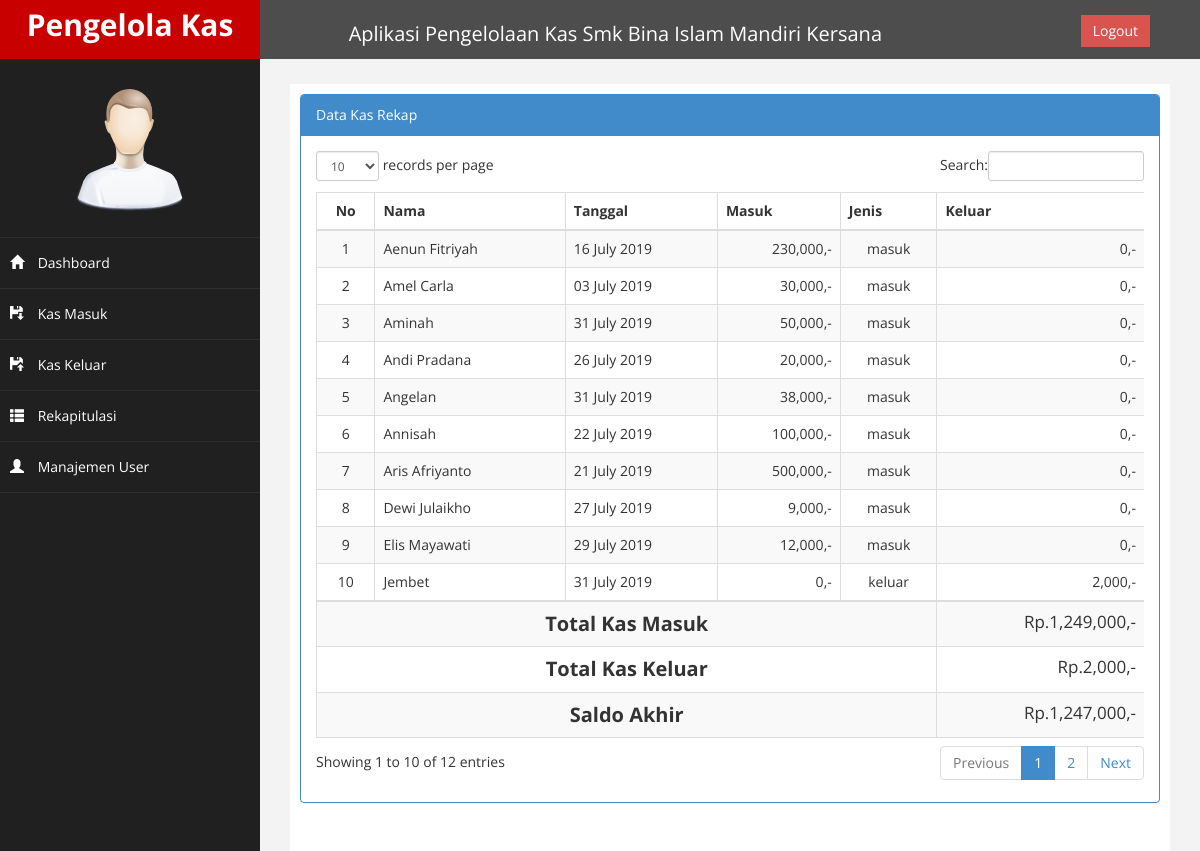
The app's page /page/index.php?page=rekap with its own data.
### tables this page shows
CREATE TABLE `kas` (
  `kode` int(11) NOT NULL,
  `keterangan` varchar(300) NOT NULL,
  `tgl` date NOT NULL,
  `jumlah` int(10) NOT NULL,
  `jenis` varchar(20) NOT NULL,
  `keluar` int(20) NOT NULL
);

### page/rekap/rekap.php (the view)
<div class="row">
                <div class="col-md-12">
                    <div class="panel panel-primary">
                        <div class="panel-heading">
                             Data Kas Rekap
                        </div>
                        <div class="panel-body">
                            <div class="table-responsive">
                                <table class="table table-striped table-bordered table-hover" id="dataTables-example">
                                    <thead>
                                        <tr>
                                            <th style="text-align: center;">No</th>
                                            <th>Nama</th>
                                            <th>Tanggal</th>
                                            <th>Masuk</th>
                                            <th>Jenis</th>
                                            <th>Keluar</th>
                                        </tr>
                                    </thead>
                                    <tbody>
                                        <?php
                                            $no=1;
                                            $sql = mysqli_query($conn, "SELECT * FROM kas ORDER BY keterangan ASC");
                                            while ($data = $sql->fetch_assoc()) {
                                                ?>
                                            <tr>
                                            <td align='center'><?php echo $no++; ?></td>
                                            <td><?php echo $data['keterangan']; ?></td>
                                            <td><?php echo date('d F Y', strtotime($data['tgl'])); ?></td>
                                            <td align='right'><?php echo number_format($data['jumlah']).",-"?></td>
                                            <td align='center'><?php echo $data['jenis']; ?></td>
                                            <td align='right'><?php echo number_format($data['keluar']).",-"?></td>
                                            </tr>
                                        <?php
                                             $total = $total+$data['jumlah'];
                                             $total_keluar = $total_keluar+$data['keluar'];
                                             $saldo = $total-$total_keluar;
                                            }
                                        ?>
                                    </tbody>
                                    <tr>
                                        <th colspan="5" style="text-align: center; font-size: 20px;">Total Kas Masuk</th>
                                        <td align="right" style="font-size: 17px;"><?php echo "Rp." .number_format($total).",-"; ?></td>
                                    </tr>
                                    <tr>
                                        <th colspan="5" style="text-align: center; font-size: 20px;">Total Kas Keluar</th>
                                        <td align="right" style="font-size: 17px;"><?php echo "Rp." .number_format($total_keluar).",-"; ?></td>
                                    </tr>
                                    <tr>
                                        <th colspan="5" style="text-align: center; font-size: 20px;">Saldo Akhir</th>
                                        <td align="right" style="font-size: 17px;"><?php echo "Rp." .number_format($saldo).",-"; ?></td>
                                    </tr>
                                </table>
                            </div>
                        </div>
                    </div>
                </div>

### assets/css/custom.css (style rules this page uses)
body { font-family: 'Open Sans', sans-serif; }

### records on screen
kas: keterangan "Aenun Fitriyah", tgl "16 July 2019", jumlah "230,000", jenis "masuk", keluar "0"
kas: keterangan "Amel Carla", tgl "03 July 2019", jumlah "30,000", jenis "masuk", keluar "0"
kas: keterangan "Aminah", tgl "31 July 2019", jumlah "50,000", jenis "masuk", keluar "0"
kas: keterangan "Andi Pradana", tgl "26 July 2019", jumlah "20,000", jenis "masuk", keluar "0"
kas: keterangan "Angelan", tgl "31 July 2019", jumlah "38,000", jenis "masuk", keluar "0"
kas: keterangan "Annisah", tgl "22 July 2019", jumlah "100,000", jenis "masuk", keluar "0"
kas: keterangan "Aris Afriyanto", tgl "21 July 2019", jumlah "500,000", jenis "masuk", keluar "0"
kas: keterangan "Dewi Julaikho", tgl "27 July 2019", jumlah "9,000", jenis "masuk", keluar "0"
kas: keterangan "Elis Mayawati", tgl "29 July 2019", jumlah "12,000", jenis "masuk", keluar "0"
kas: keterangan "Jembet", tgl "31 July 2019", jumlah "0", jenis "keluar", keluar "2,000"

### other values on screen
$total "1,249,000"
$total_keluar "2,000"
$saldo "1,247,000"
